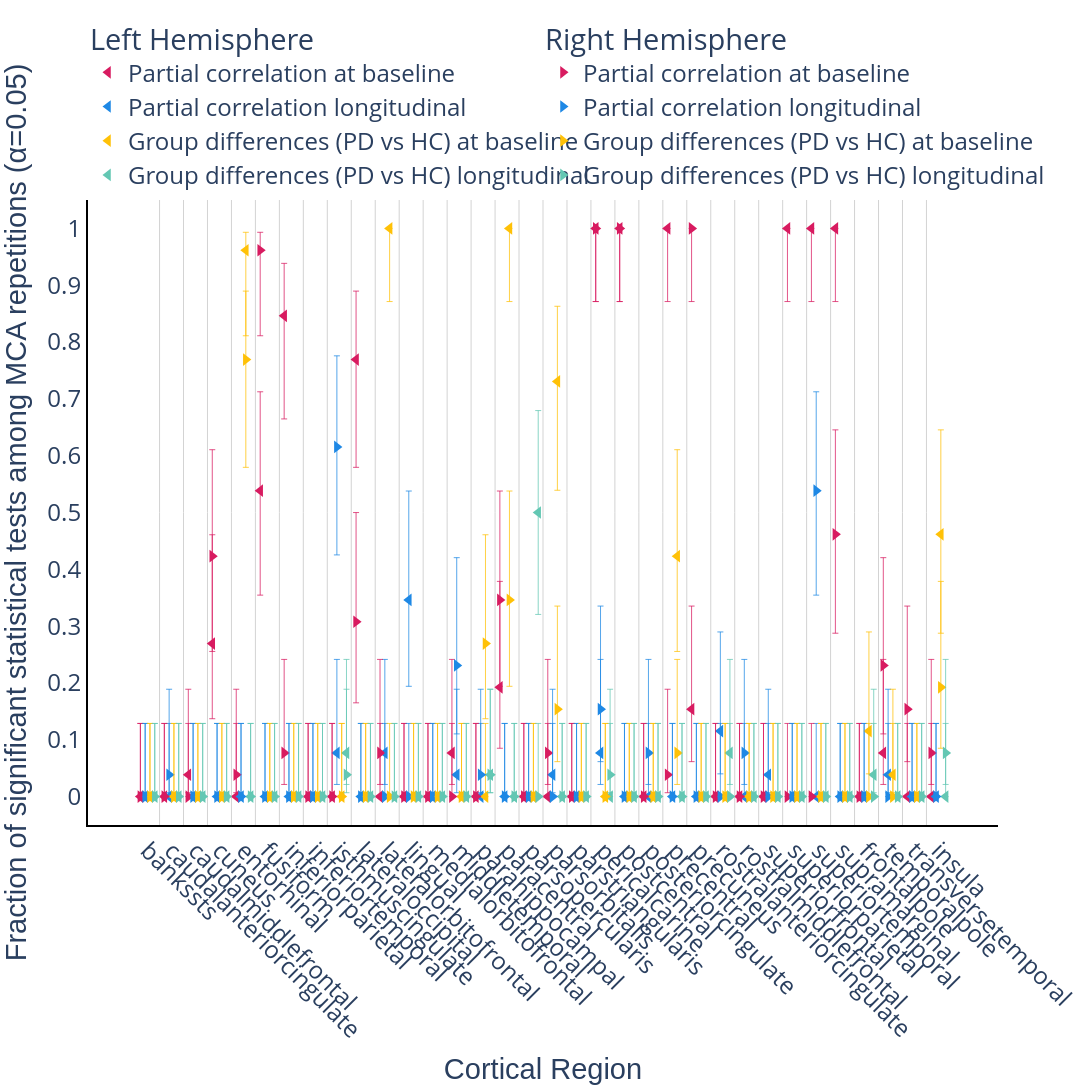

The notebook cell this image was saved under:
### Markdown cell above
## Consistency of Statistically Significant Regions

This analysis quantifies the consistency of statistically significant findings across different brain regions. For each region, we compute the proportion of statistical tests that yield significant results relative to the total number of tests performed.

### Code cell
import plotly.graph_objects as go
import plotly.express as px
import pandas as pd
import numpy as np


# Significance correlation plot for cortical thickness
pcorr_baseline_cortical_avg = get_preprocessed_data("partial_correlation", "baseline")[
    "data_avg"
]
pcorr_longitudinal_cortical_avg = get_preprocessed_data(
    "partial_correlation", "longitudinal"
)["data_avg"]
ancova_baseline_cortical_avg = get_preprocessed_data("ancova", "baseline")["data_avg"]
ancova_longitudinal_cortical_avg = get_preprocessed_data("ancova", "longitudinal")[
    "data_avg"
]

print(f"Number of cortical regions: {len(cortical_regions)}")

fig = go.Figure()

colormap = px.colors.qualitative.Plotly
# colorblind palette: blue, red, green, yellow
colormap = ["#D81B60", "#1E88E5", "#FFC107", "#63C7B3"]
marker_size = 11
marker_line = dict(width=0, color="White")
font_family = "Helvetica, Arial, sans-serif"


def get_jittered_positions(length, jitter_amount):
    """Generate jittered x-axis positions"""
    return [x + jitter_amount for x in range(length)]


def get_legend(hemisphere):
    return {"Left": "legend", "Right": "legend2"}[hemisphere]


def wilson_ci(p_arr, n_arr, alpha=0.05):
    """Wilson score interval for binomial proportions."""
    z = 1.96  # 95% CI
    p_arr = np.asarray(p_arr, dtype=float)
    n_arr = np.asarray(n_arr, dtype=float)
    denom = 1 + z**2 / n_arr
    center = (p_arr + z**2 / (2 * n_arr)) / denom
    margin = z * np.sqrt(p_arr * (1 - p_arr) / n_arr + z**2 / (4 * n_arr**2)) / denom
    return center - margin, center + margin


def binomial_error_bars(avg_df, color):
    p = avg_df["significant"].values
    n = avg_df["n"].values
    lo, hi = wilson_ci(p, n)
    return dict(
        type="data",
        symmetric=False,
        array=hi - p,
        arrayminus=p - lo,
        visible=True,
        color=color,
        thickness=0.75,
        width=3,
    )


# Create hemisphere-specific traces with manual legend positioning
left_traces = []
right_traces = []

for hemisphere, symbol, short_name in [
    ("Left", "triangle-left", "Left"),
    ("Right", "triangle-right", "Right"),
]:
    traces_for_hemisphere = []

    # Partial correlation baseline
    data_subset = pcorr_baseline_cortical_avg[
        pcorr_baseline_cortical_avg["hemisphere"] == hemisphere
    ]
    if not data_subset.empty:
        pcorr_base = go.Scatter(
            x=get_jittered_positions(len(data_subset), -0.3),
            y=data_subset["significant"],
            mode="markers",
            marker=dict(
                color=colormap[0], size=marker_size, symbol=symbol, line=marker_line
            ),
            error_y=binomial_error_bars(data_subset, colormap[0]),
            name=f"Partial correlation at baseline",
            text=data_subset["region"],
            legend=get_legend(hemisphere),
            legendgroup=hemisphere,
        )
        traces_for_hemisphere.append(pcorr_base)
    else:
        raise ValueError(f"No data for Partial correlation baseline - {hemisphere}")

    # Partial correlation longitudinal
    data_subset = pcorr_longitudinal_cortical_avg[
        pcorr_longitudinal_cortical_avg["hemisphere"] == hemisphere
    ]

    if not data_subset.empty:
        pcorr_long = go.Scatter(
            x=get_jittered_positions(len(data_subset), -0.1),
            y=data_subset["significant"],
            mode="markers",
            marker=dict(
                color=colormap[1], size=marker_size, symbol=symbol, line=marker_line
            ),
            error_y=binomial_error_bars(data_subset, colormap[1]),
            name=f"Partial correlation longitudinal",
            legend=get_legend(hemisphere),
            legendgroup=hemisphere,
        )
        traces_for_hemisphere.append(pcorr_long)
    else:
        raise ValueError(
            f"No data for Partial correlation longitudinal - {hemisphere} hemisphere"
        )

    # ANCOVA baseline
    data_subset = ancova_baseline_cortical_avg[
        ancova_baseline_cortical_avg["hemisphere"] == hemisphere
    ]
    if not data_subset.empty:
        ancova_base = go.Scatter(
            x=get_jittered_positions(len(data_subset), 0.1),
            y=data_subset["significant"],
            mode="markers",
            marker=dict(
                color=colormap[2], size=marker_size, symbol=symbol, line=marker_line
            ),
            error_y=binomial_error_bars(data_subset, colormap[2]),
            name=f"Group differences (PD vs HC) at baseline",
            legend=get_legend(hemisphere),
            legendgroup=hemisphere,
        )
        traces_for_hemisphere.append(ancova_base)
    else:
        raise ValueError(f"No data for ANCOVA baseline - {hemisphere} hemisphere")

    # ANCOVA longitudinal
    data_subset = ancova_longitudinal_cortical_avg[
        ancova_longitudinal_cortical_avg["hemisphere"] == hemisphere
    ]
    if not data_subset.empty:
        ancova_long = go.Scatter(
            x=get_jittered_positions(len(data_subset), 0.3),
            y=data_subset["significant"],
            mode="markers",
            marker=dict(
                color=colormap[3], size=marker_size, symbol=symbol, line=marker_line
            ),
            error_y=binomial_error_bars(data_subset, colormap[3]),
            name=f"Group differences (PD vs HC) longitudinal",
            legend=get_legend(hemisphere),
            legendgroup=hemisphere,
        )
        traces_for_hemisphere.append(ancova_long)
    else:
        raise ValueError(f"No data for ANCOVA longitudinal - {hemisphere} hemisphere")

    if hemisphere == "Left":
        left_traces = traces_for_hemisphere
    else:
        right_traces = traces_for_hemisphere

# Add Left hemisphere traces first (will appear in top row)
for trace in left_traces:
    fig.add_trace(trace)

# Add Right hemisphere traces (will appear in bottom row)
for trace in right_traces:
    fig.add_trace(trace)

fig.update_xaxes(
    title="Cortical Region",
    tickmode="array",
    tickvals=list(range(len(cortical_regions))),
    ticktext=cortical_regions,
    tickangle=45,
)
fig.update_yaxes(
    title="Fraction of significant statistical tests among MCA repetitions (α=0.05)",
    range=[-0.05, 1.05],
    dtick=0.1,
)

background_color = "White"
fig.update_layout(
    title_font_family=font_family,
    legend=dict(
        title="Left Hemisphere",
        font_size=24,
        orientation="v",
        yanchor="top",
        y=1.3,
        xanchor="left",
        xref="paper",
        yref="paper",
        x=0,
        traceorder="normal",
        bgcolor="rgba(255, 255, 255, 0)",
        groupclick="toggleitem",
    ),
    legend2=dict(
        title="Right Hemisphere",
        font_size=24,
        orientation="v",
        yanchor="top",
        y=1.3,
        xanchor="left",
        xref="paper",
        yref="paper",
        x=0.5,
        traceorder="normal",
        bgcolor="rgba(255, 255, 255, 0)",
        groupclick="toggleitem",
    ),
    plot_bgcolor=background_color,
    paper_bgcolor=background_color,
)

fig.update_xaxes(title_font=dict(family=font_family))
fig.update_yaxes(title_font=dict(family=font_family))

fig.update_xaxes(
    gridcolor="LightGray",
    gridwidth=1,
    zeroline=False,
    showgrid=False,
    showline=True,
    linewidth=2,
    linecolor="black",
)
fig.update_yaxes(
    gridcolor="LightGray",
    gridwidth=1,
    zeroline=False,
    showgrid=False,
    showline=True,
    linewidth=2,
    linecolor="black",
)

for i in range(len(cortical_regions) - 1):
    fig.add_vline(x=i + 0.5, line=dict(color="LightGray", width=1), layer="below")

fig.update_layout(font=dict(size=24))

for annotation in fig["layout"]["annotations"]:
    if annotation["text"] == "Cortical Region":
        annotation["font"]["size"] = 26

write_image(
    fig, "cortical_thickness_significance_correlation.pdf", width=1440, height=1240
)
show_figure(fig, width=1440, height=1240)

### Figure 1 — Plotly figure (JSON) as saved in the notebook; plotly's stock layout.template omitted (floating-point values rounded to 4 significant figures)
{"data": [{"error_y": {"array": [0.1287, 0.1287, 0.1505, 0.1916, 0.1287, 0.174, 0.09235, 0.1287, 0.1287, 0.1204, 0.1287, 0.1287, 0.1287, 0.1645, 0.1287, 0.1865, 0.1287, 0.1287, 0.1287, 2.22e-16, 2.22e-16, 0.1287, 2.22e-16, 0.1815, 0.1287, 0.1287, 0.1287, 2.22e-16, 2.22e-16, 2.22e-16, 0.1287, 0.1645, 0.1287, 0.1287], "arrayminus": [0.0, 0.0, 0.03164, 0.1322, 0.0, 0.1839, 0.1815, 0.0, 0.0, 0.1898, 0.0, 0.0, 0.0, 0.05557, 0.0, 0.1072, 0.0, 0.0, 0.0, 0.1287, 0.1287, 0.0, 0.1287, 0.09235, 0.0, 0.0, 0.0, 0.1287, 0.1287, 0.1287, 0.0, 0.05557, 0.0, 0.0], "color": "#D81B60", "symmetric": false, "thickness": 0.75, "type": "data", "visible": true, "width": 3}, "legend": "legend", "legendgroup": "Left", "marker": {"color": "#D81B60", "line": {"color": "White", "width": 0}, "size": 11, "symbol": "triangle-left"}, "mode": "markers", "name": "Partial correlation at baseline", "text": ["bankssts", "caudalanteriorcingulate", "caudalmiddlefrontal", "cuneus", "entorhinal", "fusiform", "inferiorparietal", "inferiortemporal", "isthmuscingulate", "lateraloccipital", "lateralorbitofrontal", "lingual", "medialorbitofrontal", "middletemporal", "parahippocampal", "paracentral", "parsopercularis", "parsorbitalis", "parstriangularis", "pericalcarine", "postcentral", "posteriorcingulate", "precentral", "precuneus", "rostralanteriorcingulate", "rostralmiddlefrontal", "superiorfrontal", "superiorparietal", "superiortemporal", "supramarginal", "frontalpole", "temporalpole", "transversetemporal", "insula"], "type": "scatter", "x": [-0.3, 0.7, 1.7, 2.7, 3.7, 4.7, 5.7, 6.7, 7.7, 8.7, 9.7, 10.7, 11.7, 12.7, 13.7, 14.7, 15.7, 16.7, 17.7, 18.7, 19.7, 20.7, 21.7, 22.7, 23.7, 24.7, 25.7, 26.7, 27.7, 28.7, 29.7, 30.7, 31.7, 32.7], "y": [0.0, 0.0, 0.03846, 0.2692, 0.0, 0.5385, 0.8462, 0.0, 0.0, 0.7692, 0.0, 0.0, 0.0, 0.07692, 0.0, 0.1923, 0.0, 0.0, 0.0, 1.0, 1.0, 0.0, 1.0, 0.1538, 0.0, 0.0, 0.0, 1.0, 1.0, 1.0, 0.0, 0.07692, 0.0, 0.0]}, {"error_y": {"array": [0.1287, 0.1287, 0.1287, 0.1287, 0.1287, 0.1287, 0.1287, 0.1287, 0.1645, 0.1287, 0.1645, 0.1916, 0.1287, 0.1505, 0.1287, 0.1287, 0.1287, 0.1505, 0.1287, 0.1645, 0.1287, 0.1287, 0.1287, 0.1287, 0.1744, 0.1287, 0.1505, 0.1287, 0.1287, 0.1287, 0.1287, 0.1505, 0.1287, 0.1287], "arrayminus": [0.0, 0.0, 0.0, 0.0, 0.0, 0.0, 0.0, 0.0, 0.05557, 0.0, 0.05557, 0.152, 0.0, 0.03164, 0.0, 0.0, 0.0, 0.03164, 0.0, 0.05557, 0.0, 0.0, 0.0, 0.0, 0.07535, 0.0, 0.03164, 0.0, 0.0, 0.0, 0.0, 0.03164, 0.0, 0.0], "color": "#1E88E5", "symmetric": false, "thickness": 0.75, "type": "data", "visible": true, "width": 3}, "legend": "legend", "legendgroup": "Left", "marker": {"color": "#1E88E5", "line": {"color": "White", "width": 0}, "size": 11, "symbol": "triangle-left"}, "mode": "markers", "name": "Partial correlation longitudinal", "type": "scatter", "x": [-0.1, 0.9, 1.9, 2.9, 3.9, 4.9, 5.9, 6.9, 7.9, 8.9, 9.9, 10.9, 11.9, 12.9, 13.9, 14.9, 15.9, 16.9, 17.9, 18.9, 19.9, 20.9, 21.9, 22.9, 23.9, 24.9, 25.9, 26.9, 27.9, 28.9, 29.9, 30.9, 31.9, 32.9], "y": [0.0, 0.0, 0.0, 0.0, 0.0, 0.0, 0.0, 0.0, 0.07692, 0.0, 0.07692, 0.3462, 0.0, 0.03846, 0.0, 0.0, 0.0, 0.03846, 0.0, 0.07692, 0.0, 0.0, 0.0, 0.0, 0.1154, 0.0, 0.03846, 0.0, 0.0, 0.0, 0.0, 0.03846, 0.0, 0.0]}, {"error_y": {"array": [0.1287, 0.1287, 0.1287, 0.1287, 0.03164, 0.1287, 0.1287, 0.1287, 0.1287, 0.1287, 2.22e-16, 0.1287, 0.1287, 0.1287, 0.1287, 2.22e-16, 0.1287, 0.1322, 0.1287, 0.1287, 0.1287, 0.1287, 0.1874, 0.1287, 0.1287, 0.1287, 0.1287, 0.1287, 0.1287, 0.1287, 0.1744, 0.1505, 0.1287, 0.1839], "arrayminus": [0.0, 0.0, 0.0, 0.0, 0.1505, 0.0, 0.0, 0.0, 0.0, 0.0, 0.1287, 0.0, 0.0, 0.0, 0.0, 0.1287, 0.0, 0.1916, 0.0, 0.0, 0.0, 0.0, 0.1676, 0.0, 0.0, 0.0, 0.0, 0.0, 0.0, 0.0, 0.07535, 0.03164, 0.0, 0.174], "color": "#FFC107", "symmetric": false, "thickness": 0.75, "type": "data", "visible": true, "width": 3}, "legend": "legend", "legendgroup": "Left", "marker": {"color": "#FFC107", "line": {"color": "White", "width": 0}, "size": 11, "symbol": "triangle-left"}, "mode": "markers", "name": "Group differences (PD vs HC) at baseline", "type": "scatter", "x": [0.1, 1.1, 2.1, 3.1, 4.1, 5.1, 6.1, 7.1, 8.1, 9.1, 10.1, 11.1, 12.1, 13.1, 14.1, 15.1, 16.1, 17.1, 18.1, 19.1, 20.1, 21.1, 22.1, 23.1, 24.1, 25.1, 26.1, 27.1, 28.1, 29.1, 30.1, 31.1, 32.1, 33.1], "y": [0.0, 0.0, 0.0, 0.0, 0.9615, 0.0, 0.0, 0.0, 0.0, 0.0, 1.0, 0.0, 0.0, 0.0, 0.0, 1.0, 0.0, 0.7308, 0.0, 0.0, 0.0, 0.0, 0.4231, 0.0, 0.0, 0.0, 0.0, 0.0, 0.0, 0.0, 0.1154, 0.03846, 0.0, 0.4615]}, {"error_y": {"array": [0.1287, 0.1287, 0.1287, 0.1287, 0.1287, 0.1287, 0.1287, 0.1287, 0.1645, 0.1287, 0.1287, 0.1287, 0.1287, 0.1287, 0.1505, 0.1287, 0.1794, 0.1287, 0.1287, 0.1287, 0.1287, 0.1287, 0.1287, 0.1287, 0.1645, 0.1287, 0.1287, 0.1287, 0.1287, 0.1287, 0.1505, 0.1287, 0.1287, 0.1287], "arrayminus": [0.0, 0.0, 0.0, 0.0, 0.0, 0.0, 0.0, 0.0, 0.05557, 0.0, 0.0, 0.0, 0.0, 0.0, 0.03164, 0.0, 0.1794, 0.0, 0.0, 0.0, 0.0, 0.0, 0.0, 0.0, 0.05557, 0.0, 0.0, 0.0, 0.0, 0.0, 0.03164, 0.0, 0.0, 0.0], "color": "#63C7B3", "symmetric": false, "thickness": 0.75, "type": "data", "visible": true, "width": 3}, "legend": "legend", "legendgroup": "Left", "marker": {"color": "#63C7B3", "line": {"color": "White", "width": 0}, "size": 11, "symbol": "triangle-left"}, "mode": "markers", "name": "Group differences (PD vs HC) longitudinal", "type": "scatter", "x": [0.3, 1.3, 2.3, 3.3, 4.3, 5.3, 6.3, 7.3, 8.3, 9.3, 10.3, 11.3, 12.3, 13.3, 14.3, 15.3, 16.3, 17.3, 18.3, 19.3, 20.3, 21.3, 22.3, 23.3, 24.3, 25.3, 26.3, 27.3, 28.3, 29.3, 30.3, 31.3, 32.3, 33.3], "y": [0.0, 0.0, 0.0, 0.0, 0.0, 0.0, 0.0, 0.0, 0.07692, 0.0, 0.0, 0.0, 0.0, 0.0, 0.03846, 0.0, 0.5, 0.0, 0.0, 0.0, 0.0, 0.0, 0.0, 0.0, 0.07692, 0.0, 0.0, 0.0, 0.0, 0.0, 0.03846, 0.0, 0.0, 0.0]}, {"error_y": {"array": [0.1287, 0.1287, 0.1287, 0.1874, 0.1505, 0.03164, 0.1645, 0.1287, 0.1287, 0.1922, 0.1645, 0.1287, 0.1287, 0.1287, 0.1287, 0.1916, 0.1287, 0.1645, 0.1287, 2.22e-16, 2.22e-16, 0.1287, 0.1505, 2.22e-16, 0.1287, 0.1287, 0.1287, 0.1287, 0.1287, 0.1839, 0.1287, 0.1898, 0.1815, 0.1645], "arrayminus": [0.0, 0.0, 0.0, 0.1676, 0.03164, 0.1505, 0.05557, 0.0, 0.0, 0.1427, 0.05557, 0.0, 0.0, 0.0, 0.0, 0.152, 0.0, 0.05557, 0.0, 0.1287, 0.1287, 0.0, 0.03164, 0.1287, 0.0, 0.0, 0.0, 0.0, 0.0, 0.174, 0.0, 0.1204, 0.09235, 0.05557], "color": "#D81B60", "symmetric": false, "thickness": 0.75, "type": "data", "visible": true, "width": 3}, "legend": "legend2", "legendgroup": "Right", "marker": {"color": "#D81B60", "line": {"color": "White", "width": 0}, "size": 11, "symbol": "triangle-right"}, "mode": "markers", "name": "Partial correlation at baseline", "text": ["bankssts", "caudalanteriorcingulate", "caudalmiddlefrontal", "cuneus", "entorhinal", "fusiform", "inferiorparietal", "inferiortemporal", "isthmuscingulate", "lateraloccipital", "lateralorbitofrontal", "lingual", "medialorbitofrontal", "middletemporal", "parahippocampal", "paracentral", "parsopercularis", "parsorbitalis", "parstriangularis", "pericalcarine", "postcentral", "posteriorcingulate", "precentral", "precuneus", "rostralanteriorcingulate", "rostralmiddlefrontal", "superiorfrontal", "superiorparietal", "superiortemporal", "supramarginal", "frontalpole", "temporalpole", "transversetemporal", "insula"], "type": "scatter", "x": [-0.3, 0.7, 1.7, 2.7, 3.7, 4.7, 5.7, 6.7, 7.7, 8.7, 9.7, 10.7, 11.7, 12.7, 13.7, 14.7, 15.7, 16.7, 17.7, 18.7, 19.7, 20.7, 21.7, 22.7, 23.7, 24.7, 25.7, 26.7, 27.7, 28.7, 29.7, 30.7, 31.7, 32.7], "y": [0.0, 0.0, 0.0, 0.4231, 0.03846, 0.9615, 0.07692, 0.0, 0.0, 0.3077, 0.07692, 0.0, 0.0, 0.0, 0.0, 0.3462, 0.0, 0.07692, 0.0, 1.0, 1.0, 0.0, 0.03846, 1.0, 0.0, 0.0, 0.0, 0.0, 0.0, 0.4615, 0.0, 0.2308, 0.1538, 0.07692]}, {"error_y": {"array": [0.1287, 0.1505, 0.1287, 0.1287, 0.1287, 0.1287, 0.1287, 0.1287, 0.1603, 0.1287, 0.1287, 0.1287, 0.1287, 0.1898, 0.1505, 0.1287, 0.1287, 0.1287, 0.1287, 0.1815, 0.1287, 0.1645, 0.1287, 0.1287, 0.1287, 0.1645, 0.1287, 0.1287, 0.174, 0.1287, 0.1287, 0.1287, 0.1287, 0.1287], "arrayminus": [0.0, 0.03164, 0.0, 0.0, 0.0, 0.0, 0.0, 0.0, 0.19, 0.0, 0.0, 0.0, 0.0, 0.1204, 0.03164, 0.0, 0.0, 0.0, 0.0, 0.09235, 0.0, 0.05557, 0.0, 0.0, 0.0, 0.05557, 0.0, 0.0, 0.1839, 0.0, 0.0, 0.0, 0.0, 0.0], "color": "#1E88E5", "symmetric": false, "thickness": 0.75, "type": "data", "visible": true, "width": 3}, "legend": "legend2", "legendgroup": "Right", "marker": {"color": "#1E88E5", "line": {"color": "White", "width": 0}, "size": 11, "symbol": "triangle-right"}, "mode": "markers", "name": "Partial correlation longitudinal", "type": "scatter", "x": [-0.1, 0.9, 1.9, 2.9, 3.9, 4.9, 5.9, 6.9, 7.9, 8.9, 9.9, 10.9, 11.9, 12.9, 13.9, 14.9, 15.9, 16.9, 17.9, 18.9, 19.9, 20.9, 21.9, 22.9, 23.9, 24.9, 25.9, 26.9, 27.9, 28.9, 29.9, 30.9, 31.9, 32.9], "y": [0.0, 0.03846, 0.0, 0.0, 0.0, 0.0, 0.0, 0.0, 0.6154, 0.0, 0.0, 0.0, 0.0, 0.2308, 0.03846, 0.0, 0.0, 0.0, 0.0, 0.1538, 0.0, 0.07692, 0.0, 0.0, 0.0, 0.07692, 0.0, 0.0, 0.5385, 0.0, 0.0, 0.0, 0.0, 0.0]}, {"error_y": {"array": [0.1287, 0.1287, 0.1287, 0.1287, 0.1204, 0.1287, 0.1287, 0.1287, 0.1287, 0.1287, 0.1287, 0.1287, 0.1287, 0.1287, 0.1916, 0.1916, 0.1287, 0.1815, 0.1287, 0.1287, 0.1287, 0.1287, 0.1645, 0.1287, 0.1287, 0.1287, 0.1287, 0.1287, 0.1287, 0.1287, 0.1287, 0.1287, 0.1287, 0.1865], "arrayminus": [0.0, 0.0, 0.0, 0.0, 0.1898, 0.0, 0.0, 0.0, 0.0, 0.0, 0.0, 0.0, 0.0, 0.0, 0.1322, 0.152, 0.0, 0.09235, 0.0, 0.0, 0.0, 0.0, 0.05557, 0.0, 0.0, 0.0, 0.0, 0.0, 0.0, 0.0, 0.0, 0.0, 0.0, 0.1072], "color": "#FFC107", "symmetric": false, "thickness": 0.75, "type": "data", "visible": true, "width": 3}, "legend": "legend2", "legendgroup": "Right", "marker": {"color": "#FFC107", "line": {"color": "White", "width": 0}, "size": 11, "symbol": "triangle-right"}, "mode": "markers", "name": "Group differences (PD vs HC) at baseline", "type": "scatter", "x": [0.1, 1.1, 2.1, 3.1, 4.1, 5.1, 6.1, 7.1, 8.1, 9.1, 10.1, 11.1, 12.1, 13.1, 14.1, 15.1, 16.1, 17.1, 18.1, 19.1, 20.1, 21.1, 22.1, 23.1, 24.1, 25.1, 26.1, 27.1, 28.1, 29.1, 30.1, 31.1, 32.1, 33.1], "y": [0.0, 0.0, 0.0, 0.0, 0.7692, 0.0, 0.0, 0.0, 0.0, 0.0, 0.0, 0.0, 0.0, 0.0, 0.2692, 0.3462, 0.0, 0.1538, 0.0, 0.0, 0.0, 0.0, 0.07692, 0.0, 0.0, 0.0, 0.0, 0.0, 0.0, 0.0, 0.0, 0.0, 0.0, 0.1923]}, {"error_y": {"array": [0.1287, 0.1287, 0.1287, 0.1287, 0.1287, 0.1287, 0.1287, 0.1287, 0.1505, 0.1287, 0.1287, 0.1287, 0.1287, 0.1287, 0.1505, 0.1287, 0.1287, 0.1287, 0.1287, 0.1505, 0.1287, 0.1287, 0.1287, 0.1287, 0.1287, 0.1287, 0.1287, 0.1287, 0.1287, 0.1287, 0.1287, 0.1287, 0.1287, 0.1645], "arrayminus": [0.0, 0.0, 0.0, 0.0, 0.0, 0.0, 0.0, 0.0, 0.03164, 0.0, 0.0, 0.0, 0.0, 0.0, 0.03164, 0.0, 0.0, 0.0, 0.0, 0.03164, 0.0, 0.0, 0.0, 0.0, 0.0, 0.0, 0.0, 0.0, 0.0, 0.0, 0.0, 0.0, 0.0, 0.05557], "color": "#63C7B3", "symmetric": false, "thickness": 0.75, "type": "data", "visible": true, "width": 3}, "legend": "legend2", "legendgroup": "Right", "marker": {"color": "#63C7B3", "line": {"color": "White", "width": 0}, "size": 11, "symbol": "triangle-right"}, "mode": "markers", "name": "Group differences (PD vs HC) longitudinal", "type": "scatter", "x": [0.3, 1.3, 2.3, 3.3, 4.3, 5.3, 6.3, 7.3, 8.3, 9.3, 10.3, 11.3, 12.3, 13.3, 14.3, 15.3, 16.3, 17.3, 18.3, 19.3, 20.3, 21.3, 22.3, 23.3, 24.3, 25.3, 26.3, 27.3, 28.3, 29.3, 30.3, 31.3, 32.3, 33.3], "y": [0.0, 0.0, 0.0, 0.0, 0.0, 0.0, 0.0, 0.0, 0.03846, 0.0, 0.0, 0.0, 0.0, 0.0, 0.03846, 0.0, 0.0, 0.0, 0.0, 0.03846, 0.0, 0.0, 0.0, 0.0, 0.0, 0.0, 0.0, 0.0, 0.0, 0.0, 0.0, 0.0, 0.0, 0.07692]}], "layout": {"font": {"size": 24}, "height": 1240, "legend": {"bgcolor": "rgba(255, 255, 255, 0)", "font": {"size": 24}, "groupclick": "toggleitem", "orientation": "v", "title": {"text": "Left Hemisphere"}, "traceorder": "normal", "x": 0, "xanchor": "left", "xref": "paper", "y": 1.3, "yanchor": "top", "yref": "paper"}, "legend2": {"bgcolor": "rgba(255, 255, 255, 0)", "font": {"size": 24}, "groupclick": "toggleitem", "orientation": "v", "title": {"text": "Right Hemisphere"}, "traceorder": "normal", "x": 0.5, "xanchor": "left", "xref": "paper", "y": 1.3, "yanchor": "top", "yref": "paper"}, "paper_bgcolor": "White", "plot_bgcolor": "White", "shapes": [{"layer": "below", "line": {"color": "LightGray", "width": 1}, "type": "line", "x0": 0.5, "x1": 0.5, "xref": "x", "y0": 0, "y1": 1, "yref": "y domain"}, {"layer": "below", "line": {"color": "LightGray", "width": 1}, "type": "line", "x0": 1.5, "x1": 1.5, "xref": "x", "y0": 0, "y1": 1, "yref": "y domain"}, {"layer": "below", "line": {"color": "LightGray", "width": 1}, "type": "line", "x0": 2.5, "x1": 2.5, "xref": "x", "y0": 0, "y1": 1, "yref": "y domain"}, {"layer": "below", "line": {"color": "LightGray", "width": 1}, "type": "line", "x0": 3.5, "x1": 3.5, "xref": "x", "y0": 0, "y1": 1, "yref": "y domain"}, {"layer": "below", "line": {"color": "LightGray", "width": 1}, "type": "line", "x0": 4.5, "x1": 4.5, "xref": "x", "y0": 0, "y1": 1, "yref": "y domain"}, {"layer": "below", "line": {"color": "LightGray", "width": 1}, "type": "line", "x0": 5.5, "x1": 5.5, "xref": "x", "y0": 0, "y1": 1, "yref": "y domain"}, {"layer": "below", "line": {"color": "LightGray", "width": 1}, "type": "line", "x0": 6.5, "x1": 6.5, "xref": "x", "y0": 0, "y1": 1, "yref": "y domain"}, {"layer": "below", "line": {"color": "LightGray", "width": 1}, "type": "line", "x0": 7.5, "x1": 7.5, "xref": "x", "y0": 0, "y1": 1, "yref": "y domain"}, {"layer": "below", "line": {"color": "LightGray", "width": 1}, "type": "line", "x0": 8.5, "x1": 8.5, "xref": "x", "y0": 0, "y1": 1, "yref": "y domain"}, {"layer": "below", "line": {"color": "LightGray", "width": 1}, "type": "line", "x0": 9.5, "x1": 9.5, "xref": "x", "y0": 0, "y1": 1, "yref": "y domain"}, {"layer": "below", "line": {"color": "LightGray", "width": 1}, "type": "line", "x0": 10.5, "x1": 10.5, "xref": "x", "y0": 0, "y1": 1, "yref": "y domain"}, {"layer": "below", "line": {"color": "LightGray", "width": 1}, "type": "line", "x0": 11.5, "x1": 11.5, "xref": "x", "y0": 0, "y1": 1, "yref": "y domain"}, {"layer": "below", "line": {"color": "LightGray", "width": 1}, "type": "line", "x0": 12.5, "x1": 12.5, "xref": "x", "y0": 0, "y1": 1, "yref": "y domain"}, {"layer": "below", "line": {"color": "LightGray", "width": 1}, "type": "line", "x0": 13.5, "x1": 13.5, "xref": "x", "y0": 0, "y1": 1, "yref": "y domain"}, {"layer": "below", "line": {"color": "LightGray", "width": 1}, "type": "line", "x0": 14.5, "x1": 14.5, "xref": "x", "y0": 0, "y1": 1, "yref": "y domain"}, {"layer": "below", "line": {"color": "LightGray", "width": 1}, "type": "line", "x0": 15.5, "x1": 15.5, "xref": "x", "y0": 0, "y1": 1, "yref": "y domain"}, {"layer": "below", "line": {"color": "LightGray", "width": 1}, "type": "line", "x0": 16.5, "x1": 16.5, "xref": "x", "y0": 0, "y1": 1, "yref": "y domain"}, {"layer": "below", "line": {"color": "LightGray", "width": 1}, "type": "line", "x0": 17.5, "x1": 17.5, "xref": "x", "y0": 0, "y1": 1, "yref": "y domain"}, {"layer": "below", "line": {"color": "LightGray", "width": 1}, "type": "line", "x0": 18.5, "x1": 18.5, "xref": "x", "y0": 0, "y1": 1, "yref": "y domain"}, {"layer": "below", "line": {"color": "LightGray", "width": 1}, "type": "line", "x0": 19.5, "x1": 19.5, "xref": "x", "y0": 0, "y1": 1, "yref": "y domain"}, {"layer": "below", "line": {"color": "LightGray", "width": 1}, "type": "line", "x0": 20.5, "x1": 20.5, "xref": "x", "y0": 0, "y1": 1, "yref": "y domain"}, {"layer": "below", "line": {"color": "LightGray", "width": 1}, "type": "line", "x0": 21.5, "x1": 21.5, "xref": "x", "y0": 0, "y1": 1, "yref": "y domain"}, {"layer": "below", "line": {"color": "LightGray", "width": 1}, "type": "line", "x0": 22.5, "x1": 22.5, "xref": "x", "y0": 0, "y1": 1, "yref": "y domain"}, {"layer": "below", "line": {"color": "LightGray", "width": 1}, "type": "line", "x0": 23.5, "x1": 23.5, "xref": "x", "y0": 0, "y1": 1, "yref": "y domain"}, {"layer": "below", "line": {"color": "LightGray", "width": 1}, "type": "line", "x0": 24.5, "x1": 24.5, "xref": "x", "y0": 0, "y1": 1, "yref": "y domain"}, {"layer": "below", "line": {"color": "LightGray", "width": 1}, "type": "line", "x0": 25.5, "x1": 25.5, "xref": "x", "y0": 0, "y1": 1, "yref": "y domain"}, {"layer": "below", "line": {"color": "LightGray", "width": 1}, "type": "line", "x0": 26.5, "x1": 26.5, "xref": "x", "y0": 0, "y1": 1, "yref": "y domain"}, {"layer": "below", "line": {"color": "LightGray", "width": 1}, "type": "line", "x0": 27.5, "x1": 27.5, "xref": "x", "y0": 0, "y1": 1, "yref": "y domain"}, {"layer": "below", "line": {"color": "LightGray", "width": 1}, "type": "line", "x0": 28.5, "x1": 28.5, "xref": "x", "y0": 0, "y1": 1, "yref": "y domain"}, {"layer": "below", "line": {"color": "LightGray", "width": 1}, "type": "line", "x0": 29.5, "x1": 29.5, "xref": "x", "y0": 0, "y1": 1, "yref": "y domain"}, {"layer": "below", "line": {"color": "LightGray", "width": 1}, "type": "line", "x0": 30.5, "x1": 30.5, "xref": "x", "y0": 0, "y1": 1, "yref": "y domain"}, {"layer": "below", "line": {"color": "LightGray", "width": 1}, "type": "line", "x0": 31.5, "x1": 31.5, "xref": "x", "y0": 0, "y1": 1, "yref": "y domain"}, {"layer": "below", "line": {"color": "LightGray", "width": 1}, "type": "line", "x0": 32.5, "x1": 32.5, "xref": "x", "y0": 0, "y1": 1, "yref": "y domain"}], "title": {"font": {"family": "Helvetica, Arial, sans-serif"}}, "width": 1440, "xaxis": {"gridcolor": "LightGray", "gridwidth": 1, "linecolor": "black", "linewidth": 2, "showgrid": false, "showline": true, "tickangle": 45, "tickmode": "array", "ticktext": ["bankssts", "caudalanteriorcingulate", "caudalmiddlefrontal", "cuneus", "entorhinal", "fusiform", "inferiorparietal", "inferiortemporal", "isthmuscingulate", "lateraloccipital", "lateralorbitofrontal", "lingual", "medialorbitofrontal", "middletemporal", "parahippocampal", "paracentral", "parsopercularis", "parsorbitalis", "parstriangularis", "pericalcarine", "postcentral", "posteriorcingulate", "precentral", "precuneus", "rostralanteriorcingulate", "rostralmiddlefrontal", "superiorfrontal", "superiorparietal", "superiortemporal", "supramarginal", "frontalpole", "temporalpole", "transversetemporal", "insula"], "tickvals": [0, 1, 2, 3, 4, 5, 6, 7, 8, 9, 10, 11, 12, 13, 14, 15, 16, 17, 18, 19, 20, 21, 22, 23, 24, 25, 26, 27, 28, 29, 30, 31, 32, 33], "title": {"font": {"family": "Helvetica, Arial, sans-serif"}, "text": "Cortical Region"}, "zeroline": false}, "yaxis": {"dtick": 0.1, "gridcolor": "LightGray", "gridwidth": 1, "linecolor": "black", "linewidth": 2, "range": [-0.05, 1.05], "showgrid": false, "showline": true, "title": {"font": {"family": "Helvetica, Arial, sans-serif"}, "text": "Fraction of significant statistical tests among MCA repetitions (α=0.05)"}, "zeroline": false}}}
